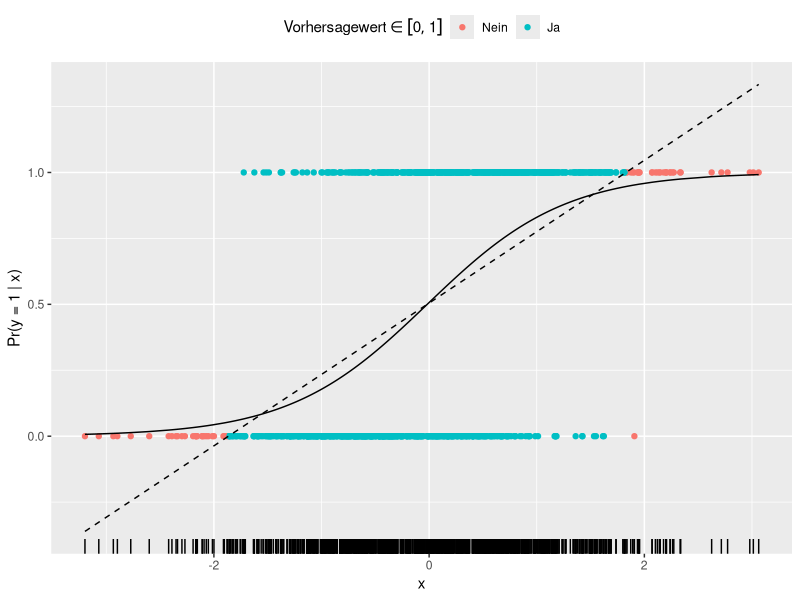

The R source for this figure:
library('ggplot2')
set.seed(23501)
N <- 1000
x <- rnorm(N)
y_logit <- 1.6 * x
pr_y <- boot::inv.logit(y_logit)
y_bin <- rbinom(N, 1, prob = pr_y)
summary(y_bin)

lm_fit <- lm(y_bin ~ x)
yhat <- predict(lm_fit)
yhat_glm <- predict(glm(y_bin ~ x, family = binomial(link = 'logit')), type = "response")
ggplot(data = data.frame(x, yhat, y_bin, yhat_glm), aes(x = x)) +
  geom_point(
    aes(
      y = y_bin,
      colour = factor(
        ifelse(yhat > 0 & yhat < 1, 1, 0),
        labels = c("Nein", "Ja")
      )
    )
  ) +
  geom_rug() +
  geom_line(aes(y = yhat), linetype = 'dashed') +
  geom_line(aes(y = yhat_glm)) +
  labs(
    x = "x",
    y = "Pr(y = 1 | x)",
    color = expression(
      "Vorhersagewert" %in% group("[",list(0, 1),"]"))
  ) +
  theme(legend.position = "top")
